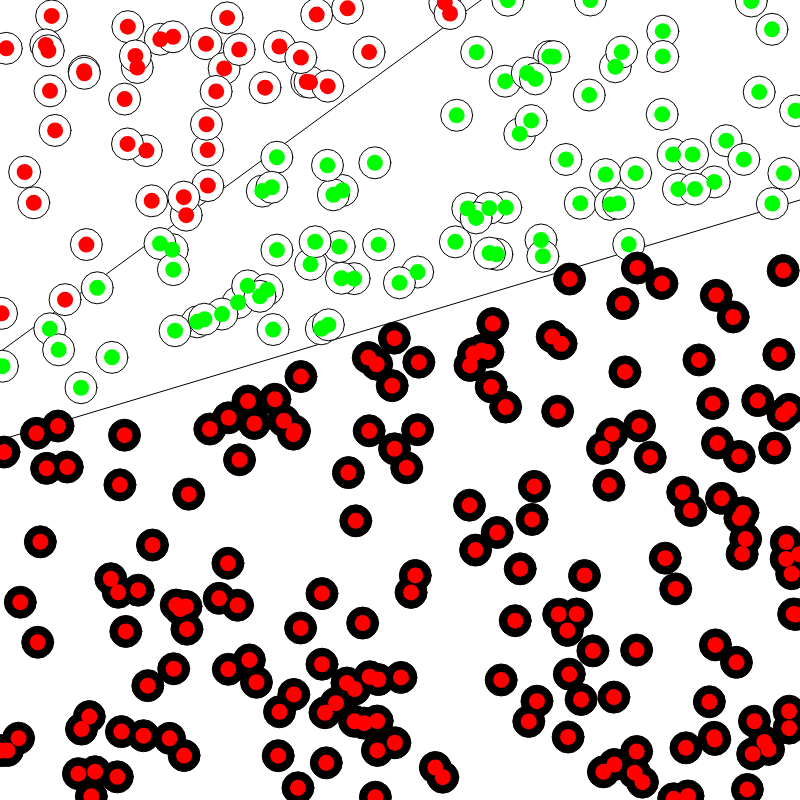
Frame 1 (no input)
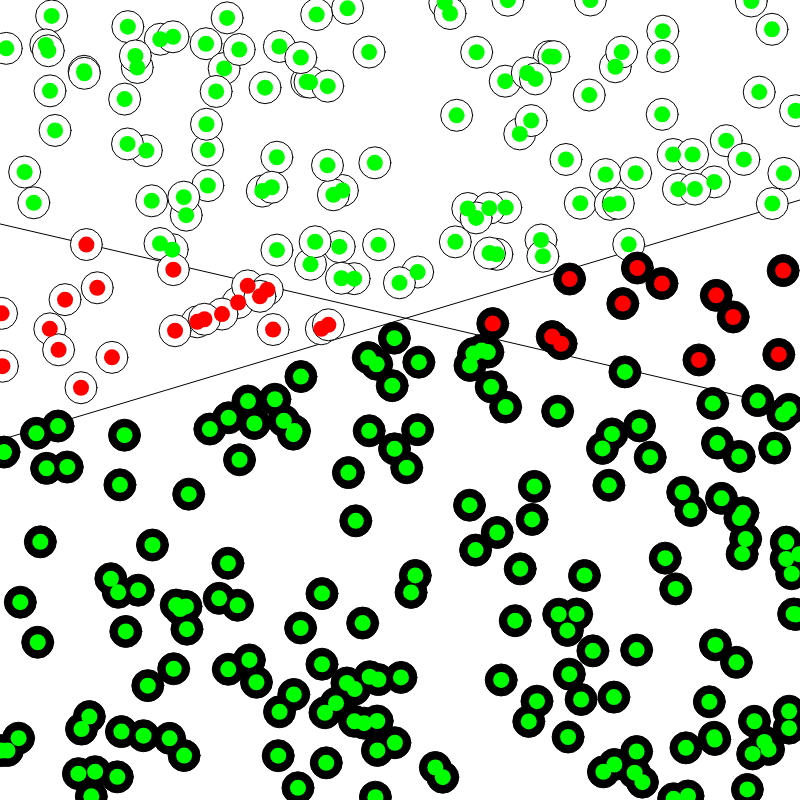
Frame 60 (no input)
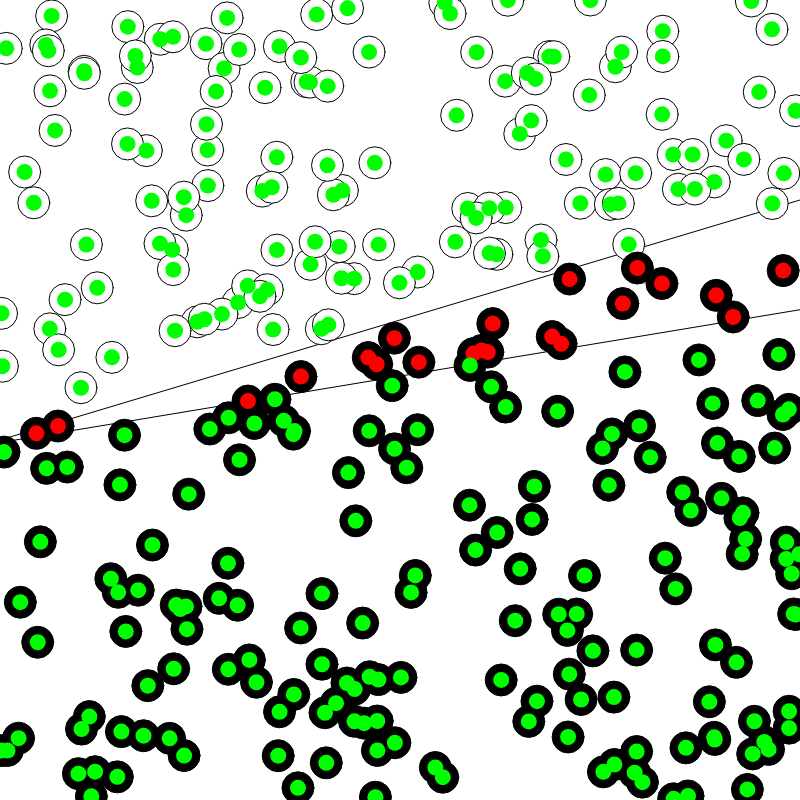
Frame 120 (the mouse pressed at the canvas centre since frame 60)

The p5.js sketch that drew these frames (run headless with seeded random() and noise() and a simulated clock; from frame 60 on, the mouse is pressed at the canvas centre):

// p5.js sketch
// ── sketch.js
//percentron supervised learning

let inputs;
let brain;
let points=[];
let trainingIndex=0;

function setup(){
    createCanvas(800,800);
    brain= new Perceptron(3);

    for (let i=0;i<300;i++){
        points.push(new Point());
    }
}

function draw(){
    background(255);
    stroke(0);
    let x1=-1;
    let x2=1;
    let p1= new Point(x1,f(x1));
    let p2= new Point(x2,f(x2));
    line(p1.pixelX(),p1.pixelY(),p2.pixelX(),p2.pixelY());

    let p3 = new Point(x1,brain.guessY(x1));
    let p4= new Point(x2,brain.guessY(x2));
    line(p3.pixelX(),p3.pixelY(),p4.pixelX(),p4.pixelY());





    for (let point of points){
        point.show();
    }

    for (let point of points){
        let inputs=[point.x,point.y,1];
        let target=point.label;
        //brain.train(inputs,target);

        let guess=brain.guess(inputs);
        if (guess==target){
            fill(0,255,0);
        } else{
            fill(255,0,0);
        }
        noStroke();
        ellipse(point.pixelX(),point.pixelY(),16,16);
    }

    let training=points[trainingIndex];
    let inputs=[training.x,training.y,training.bias];
    let target=training.label;
    brain.train(inputs,target);
    trainingIndex++;

    if (trainingIndex==points.length){
        trainingIndex=0;
    }

}


function mousePressed(){
    for (let point of points){
        let inputs=[point.x,point.y];
        let target=point.label;
        brain.train(inputs,target);
    }
}

// ── Perceptron.js
class Perceptron{
    constructor(n){
        this.n=n
        this.weights=[];

        for (let i=0;i<this.n;i++){
            this.weights.push(random(-1,1));
        }
        //learning rate
        this.lr=0.02;
        
    }
    guess(inputs){
        let sum=0;
        for (let i=0;i<this.weights.length;i++){
            sum+=inputs[i]*this.weights[i];

        }
        return sign(sum);
    }
    train(inputs,target){
        let guess=this.guess(inputs);
        let error=target-guess;

        //tune all the weights
        for (let i=0;i<inputs.length;i++){
            this.weights[i]+=error*inputs[i]*this.lr;
        }
    }
    guessY(x){
        let w0=this.weights[0];
        let w1=this.weights[1];
        let w2=this.weights[2];
        return -(w2/w1) - (w0/w1)*x;
    }
}

//activation fucntion
function sign(n){
    if (n>=0){
        return 1;
    } else{
        return -1;
    }
}
// ── Point.js
class Point{
    constructor(x,y){
        this.bias=1;
        if (x){
            this.x=x;
            this.y=y; 
        } else{
            this.x=random(-1,1);
            this.y=random(-1,1);
        }

        


        //if above or below y=f(x), 1 above,-1 below
        let lineY=f(this.x);

        if (this.y>lineY){
            this.label=1;
        } else{
            this.label=-1
        }
    }
    show(){
        stroke(0)
        if (this.label==1){
            fill(255);
        } else {
            fill(0);

        }
        ellipse(this.pixelX(),this.pixelY(),32,32);
    }
    pixelX(){
        return map(this.x,-1,1, 0, width);
    }
    pixelY(){
        return map(this.y,-1,1, height, 0);
    }
}


function f(x){
    //y=mx+b
    return 0.3*x+0.2;
}
